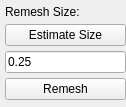
                            <widget class="QWidget" name="page_10">
                             <property name="geometry">
                              <rect>
                               <x>0</x>
                               <y>0</y>
                               <width>126</width>
                               <height>107</height>
                              </rect>
                             </property>
                             <property name="sizePolicy">
                              <sizepolicy hsizetype="Preferred" vsizetype="Preferred">
                               <horstretch>0</horstretch>
                               <verstretch>0</verstretch>
                              </sizepolicy>
                             </property>
                             <attribute name="label">
                              <string>Remesh</string>
                             </attribute>
                             <layout class="QVBoxLayout" name="verticalLayout_19">
                              <property name="spacing">
                               <number>5</number>
                              </property>
                              <property name="leftMargin">
                               <number>5</number>
                              </property>
                              <property name="topMargin">
                               <number>5</number>
                              </property>
                              <property name="rightMargin">
                               <number>0</number>
                              </property>
                              <property name="bottomMargin">
                               <number>5</number>
                              </property>
                              <item>
                               <widget class="QLabel" name="label_15">
                                <property name="sizePolicy">
                                 <sizepolicy hsizetype="Preferred" vsizetype="Fixed">
                                  <horstretch>0</horstretch>
                                  <verstretch>0</verstretch>
                                 </sizepolicy>
                                </property>
                                <property name="text">
                                 <string>Remesh Size:</string>
                                </property>
                               </widget>
                              </item>
                              <item>
                               <widget class="QPushButton" name="btnEstimateEdgeSize0">
                                <property name="text">
                                 <string>Estimate Size</string>
                                </property>
                               </widget>
                              </item>
                              <item>
                               <widget class="QLineEdit" name="lineEditEstimateEdgeSize0">
                                <property name="sizePolicy">
                                 <sizepolicy hsizetype="Preferred" vsizetype="Fixed">
                                  <horstretch>0</horstretch>
                                  <verstretch>0</verstretch>
                                 </sizepolicy>
                                </property>
                                <property name="minimumSize">
                                 <size>
                                  <width>0</width>
                                  <height>0</height>
                                 </size>
                                </property>
                                <property name="maximumSize">
                                 <size>
                                  <width>16777215</width>
                                  <height>16777215</height>
                                 </size>
                                </property>
                                <property name="text">
                                 <string>0.25</string>
                                </property>
                                <property name="placeholderText">
                                 <string/>
                                </property>
                               </widget>
                              </item>
                              <item>
                               <widget class="QPushButton" name="btnRemeshFaces">
                                <property name="toolTip">
                                 <string>Remesh the selected faces.</string>
                                </property>
                                <property name="text">
                                 <string>Remesh</string>
                                </property>
                               </widget>
                              </item>
                              <item>
                               <spacer name="verticalSpacer_6">
                                <property name="orientation">
                                 <enum>Qt::Vertical</enum>
                                </property>
                                <property name="sizeHint" stdset="0">
                                 <size>
                                  <width>20</width>
                                  <height>40</height>
                                 </size>
                                </property>
                               </spacer>
                              </item>
                             </layout>
                            </widget>
